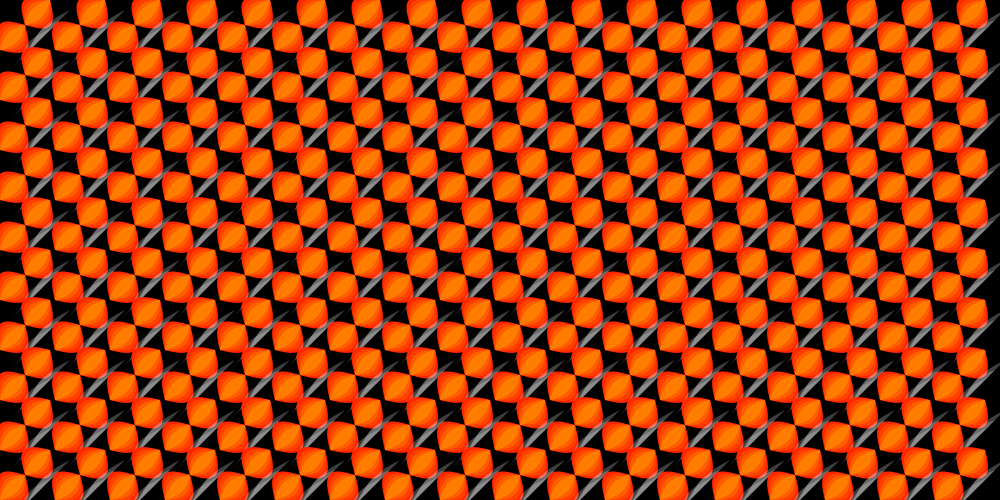
Frame 1 (no input)
Frame 60 (the mouse pressed at the canvas centre just before this capture): identical to frame 1, image omitted
Frame 120 (the mouse held since frame 60 and released just before this capture): identical to frame 1, image omitted

The Processing sketch that drew this single still picture (run headless with seeded random() and noise(); from frame 60 on, the mouse is pressed at the canvas centre):

// Processing sketch: processing_24308
// ── processing_24308.pde



int patternSeperationX = 55;
int patternSeperationY = 50;
 
 
void setup(){
  size(1000,500);
    background(0, 0, 0,80);
      
  for(int i = 0; i < width/patternSeperationX; i++){
      for(int j = 0; j < height/patternSeperationY; j++){
        pushMatrix();
        translate(i*patternSeperationX, j*patternSeperationY);
        yourFunction();
        popMatrix();

}

 
      }
  }
   

 
 
void draw()
{
 
  fill(mouseX,mouseY,0);
}
 
 
void yourFunction(){
   
 smooth();
   
  noStroke();
  fill(255, 38, 0);
  bezier(50, 0, -20, -20, 70, 70, 0, 50);
  bezier(0, 50, -20, -20, 70, 70, 50, 0);
  fill(255, 64, 0);
  bezier(50, 0, -10, -10, 60, 60, 0, 50);
  bezier(0, 50, -10, -10, 60, 60, 50, 0);
  fill(255, 94, 0);
  bezier(50, 0, 0, 0, 50, 50, 0, 50);
  bezier(0, 50, 0, 0, 50, 50, 50, 0);
  fill(255, 126, 0);
  bezier(50, 0, 10, 10, 40, 40, 0, 50);
  bezier(0, 50, 10, 10, 40, 40, 50, 0);
  fill(225, 225, 225, 70);
  bezier(70, 10, 30, 30, 40, 40, 10, 70);
  bezier(20, 60, 30, 30, 40, 40, 60, 20);
  bezier(20, 60, 40, 40, 30, 30, 60, 20);


}
